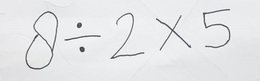
%> input picture Testing Data/Capture3.PNG, 260 x 81 px, shrunk from 705 x 219 before the run
$ octave toplevel.m   (GNU Octave 9; MATLAB toolbox functions it lacks are replaced by stand-ins)
%> lines starting %> are read from the running program, lines starting %| are printed output that depends on the picture; in (x1, y1, x2, y2) boxes, pixels count from 0 and x2, y2 are one past the last pixel; in counts of white or black regions, pixels touching at a corner belong together; the program's own positions count from 1
### MATLAB Code/segmentation.m
%%
%% Funtion name : segmentation
%% Description  : Extract single character from an image containing
%%                mathematical expression
%% Input        : image file name to be proccessed in string variabel
%% Output       : segmented characters in the form of matrix for Neural Network
%% Compiler     : MATLAB
%%
%%
%% Reference    : MATLAB Forum | Character Segmentation by Rutika Titre & Walter Roberson
%% Source       : https://www.mathworks.com/matlabcentral/answers/262399-how-to-segment-the-characters-from-left-to-right
%% Modified by  : - Jhonson Lee
%%                - Hans Christian
%% Date Created : 3 December 2017
%% Institution  : Bandung Institute of Technology
%%
%% Revision     : 1
%%

function [output] = segmentation(file_name)
%> called with file_name = 'Capture3.PNG'
%% Input  : image file name to be processed.
%% Output : Ouput matrix containig segmented image
%% Note   : Image should be at the same directory with this code

%% Read Image
imagen=imread(file_name);
%> imagen is the input picture: size 81x260x3 uint8; mean R, G, B 228.7, 229.7, 231.4

%% Adjust uniform lighting
%%imagen = localnormalize(imagen,6,6);

%% Show image
%
figure(1)
imshow(imagen);
title('INPUT IMAGE')
%}

%% Convert to gray scale
if size(imagen,3)==3 % RGB image
    imagen=rgb2gray(imagen);
%> imagen: size 81x260 uint8
end

%% Convert to binary image
threshold = graythresh(imagen);
%> threshold = 0.702
imagen =~im2bw(imagen,threshold);
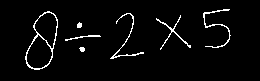
%> imagen: size 81x260 logical; 3.6% white in thin lines or dots, all inside (x1, y1, x2, y2) = (25, 9, 231, 70)

%% Remove all object containing fewer than 30 pixels(denoising)
%
imagen = bwareaopen(imagen,15);
pause(1)
%}

%% Show image binary image
% [5 lines of commented-out code are left out]

%% Label connected components
[L Ne]=bwlabel(imagen);
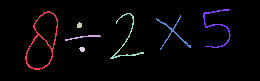
%> L: size 81x260 double; 8 distinct labels, from 0 to 7; one colour per label, 0 black
%> Ne = 7

%% Measure properties of image regions
propied=regionprops(L,'BoundingBox');
%> propied = 7 regions; box (x1, y1, x2, y2): (25, 11, 58, 70), (65, 35, 101, 41), (77, 22, 82, 28), (79, 47, 85, 52), (110, 13, 144, 59), (156, 15, 191, 50), (203, 9, 231, 48)

%% Plot Bounding Box
% [8 lines of commented-out code are left out]

%% Objects extraction

% Variabel initialization
status_f = 0; n = 1; m = 1;
output = [];

while n < (Ne+1)

	% Update status variable
	status_b = status_f;
	status_f = 0;

	% Obtain position for 3 adjacent objects
	if (n>1) && (status_b)
		[r_b,c_b] = find(L==(n-1)); % Previous object
	end
    [r,c] = find(L==n);             % Current object
	[r_f,c_f] = find(L==(n+1));		% Next object

	% Check whether the next object is actually
	% a part of current object as one character
	for i=1:size(c)
	  for j=1:size(c_f)
	    if isequal(c(i),c_f(j))
		  status_f = 1; break;
		end
	  end
	end

	% Take character's position within the image
	if (~status_b)&&(~status_f)                 % The object is an character
		n1=imagen(min(r):max(r),min(c):max(c));
		n = n + 1;
	elseif (status_b)&&(~status_f)              % The previous object is a part of current object as one character
		row = [r_b;r]; column = [c_b;c];
		n1=imagen(min(row):max(row),min(column):max(column));
		n = n + 1;

	elseif (status_b)&&(status_f)               % The previous, current and next object is a character
		row = [r_b;r;r_f]; column = [c_b;c;c_f];
		n1=imagen(min(row):max(row),min(column):max(column));
		n = n + 2; status_f = 0;
	else
		n = n + 1;
	end


	% Processing the character to become ready as an input for Neural Network
	if ~((~status_b)&&(status_f))

		% Place the character in 45x45 resolution image
		if size(n1,1)>size(n1,2)
			value = 45/size(n1,1);
		else
			value = 45/size(n1,2);
		end
		B = imresize(n1,value);
		frame = logical(zeros(45,45));
		dist_r = int8((45-size(B,1))/2)+1; dist_c = int8((45-size(B,2))/2)+1;
		dist_r_t = dist_r+size(B,1)-1; dist_c_r = dist_c+size(B,2)-1;
		frame(dist_r:dist_r_t,dist_c:dist_c_r) = B;

		% Create output matrix for Neural Network
		C = ~frame;
        %%C = imerode(C,[1 1;1 1]);
		output = [output, C(:)];

		% [6 lines of commented-out code are left out]

		m = m + 1;
	end

end
%> this loop made 6 passes
%> (status_b, n, value, dist_r, dist_c, dist_r_t, dist_c_r) on passes 1, 3, 4, 5, 6: (0, 2, 0.763, 1, 11, 45, 36), (1, 5, 1.25, 5, 1, 42, 45), (0, 6, 0.978, 1, 7, 45, 40), (0, 7, 1.29, 1, 1, 45, 45), (0, 8, 1.15, 1, 7, 45, 39)
%> (status_b, n) on pass 2: (0, 3)
%> pass 1, in segmentation, `B = imresize(n1,value);`:
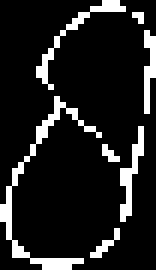
%> B: size 45x26 logical (shown 6 times larger); 12.5% white in thin lines or dots
%> pass 1, in segmentation, `C = ~frame;`:
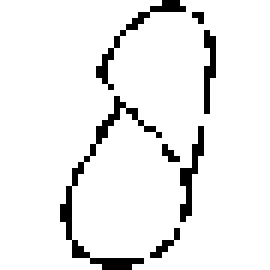
%> C: size 45x45 logical (shown 6 times larger); 92.8% white; black in thin lines or dots, all inside (x1, y1, x2, y2) = (10, 0, 36, 45)
%> pass 3, in segmentation, `n1=imagen(min(row):max(row),min(column):max(column));`:
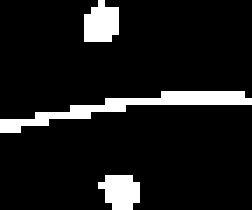
%> n1: size 30x36 logical (shown 7 times larger); 9.8% white in thin lines or dots
%> after the loop:
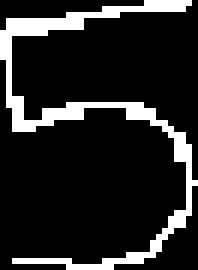
%> B: size 45x33 logical (shown 6 times larger); 14.3% white in thin lines or dots
%> after the loop:
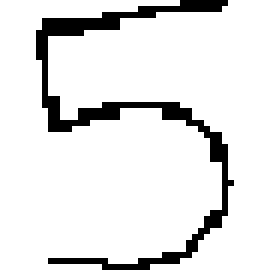
%> C: size 45x45 logical (shown 6 times larger); 89.5% white; black in thin lines or dots, all inside (x1, y1, x2, y2) = (6, 0, 39, 45)
%> after the loop, c_b = 59 values from 66 to 101; column = 106 values, max 101 at index 59, min 66 at index 1, mean 82.88; output = 2025 rows, first 8: [1 1 1 1 1; 1 1 1 1 1; 1 1 1 1 1; 1 1 1 1 1; 1 1 1 0 1; 1 1 1 0 1; 1 1 1 1 1; 1 1 1 1 1]; r_b = 59 values, max 41 at index 2, min 36 at index 35, mean 37.76; row = 106 values, max 52 at index 93, min 23 at index 69, mean 37.7

### MATLAB Code/identify.m
%%
%% Funtion name : identify
%% Description  : Identify every single input caharacter image
%% Input        : Matrix containing character images
%% Output       : Vector containing character codes
%% Compiler     : MATLAB
%%
%%
%% Reference    : none
%% Modified by  : - Jhonson Lee
%%                - Hans Christian
%% Date Created : 3 December 2017
%% Institution  : Bandung Institute of Technology
%%
%% Revision     : 1
%%

function [m] = identify(image)
%% Input  : Matrix containing character images
%% Output : Vector containing character codes

%% Identification with Neural Network
load('neuralnet.mat');
output = net(image);

%% Convert Neural Network Output Format to Associated Code
[L,ii]=max(output);

%% Ouput vector generation containing a series of codes
m=ii;

%% Verification Panel
%{
n=1:size(L,2); %kolom ke
for i = 1:max(size(m))
    switch m(i)
        case 1
            disp('0');
        case 2
            disp('1');
        case 3
            disp('2');
        case 4
            disp('3');
        case 5
            disp('4');
        case 6
            disp('5');
        case 7
            disp('6');
        case 8
            disp('7');
        case 9
            disp('8');
        case 10
            disp('9');
		case 11
            disp('+');
		case 12
            disp('-');
		case 13
            disp('x');
		case 14
            disp(':');
    end
%}

end

### MATLAB Code/toplevel.m
%%
%% Funtion name : toplevel
%% Description  : Highest level of mathematical expression recognition system
%% Input        : none
%% Output       : none
%% Compiler     : MATLAB
%%
%%
%% Reference    : none
%% Created by   : - Jhonson Lee
%%                - Bobbi W. Yogatama
%%                - Hans Christian
%% Date Created : 3 December 2017
%% Institution  : Bandung Institute of Technology
%%
%% Revision     : 1
%%

%% List of variables
%% file_name : Image file name to be processed              <Type: string>
%% in_NN     : Matrix of character image                    <Type: Matrix of double>
%%             row: no. of pixcel | column: no. of character
%% m 		 : Vector of equation codes                     <Type: vector of integer>
%% result    : Calculation result for equation given        <Type: double>


clc;
clear all;

% Equation image acquisition
file_name = 'Capture3.PNG';

% Character Extraction
in_NN = segmentation(file_name);
%> in_NN has the same summary as output in segmentation
%> the run ends on the next line

% Character Identification
m = identify(in_NN);
